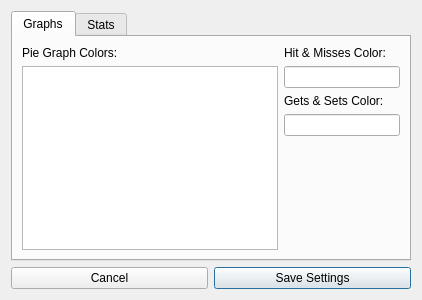
<ui version="4.0" >
 <class>PrefWindow</class>
 <widget class="QDialog" name="PrefWindow" >
  <property name="geometry" >
   <rect>
    <x>0</x>
    <y>0</y>
    <width>422</width>
    <height>300</height>
   </rect>
  </property>
  <property name="windowTitle" >
   <string>Preferences</string>
  </property>
  <layout class="QVBoxLayout" name="verticalLayout" >
   <item>
    <widget class="QTabWidget" name="tbMain" >
     <property name="currentIndex" >
      <number>0</number>
     </property>
     <widget class="QWidget" name="GraphTab" >
      <attribute name="title" >
       <string>Graphs</string>
      </attribute>
      <layout class="QHBoxLayout" name="horizontalLayout" >
       <item>
        <layout class="QVBoxLayout" name="verticalLayout_2" >
         <item>
          <widget class="QLabel" name="lblPieGraphColors" >
           <property name="text" >
            <string>Pie Graph Colors:</string>
           </property>
          </widget>
         </item>
         <item>
          <widget class="QTextEdit" name="txtPieColors" >
           <property name="html" >
            <string>&lt;!DOCTYPE HTML PUBLIC "-//W3C//DTD HTML 4.0//EN" "http://www.w3.org/TR/REC-html40/strict.dtd">
&lt;html>&lt;head>&lt;meta name="qrichtext" content="1" />&lt;style type="text/css">
p, li { white-space: pre-wrap; }
&lt;/style>&lt;/head>&lt;body style=" font-family:'Sans Serif'; font-size:9pt; font-weight:400; font-style:normal;">
&lt;p style="-qt-paragraph-type:empty; margin-top:0px; margin-bottom:0px; margin-left:0px; margin-right:0px; -qt-block-indent:0; text-indent:0px;">&lt;/p>&lt;/body>&lt;/html></string>
           </property>
          </widget>
         </item>
        </layout>
       </item>
       <item>
        <layout class="QVBoxLayout" name="verticalLayout_3" >
         <item>
          <widget class="QLabel" name="lblHitMissesColor" >
           <property name="text" >
            <string>Hit &amp; Misses Color:</string>
           </property>
          </widget>
         </item>
         <item>
          <widget class="QLineEdit" name="txtHitMissesColor" >
           <property name="minimumSize" >
            <size>
             <width>100</width>
             <height>0</height>
            </size>
           </property>
          </widget>
         </item>
         <item>
          <widget class="QLabel" name="lblGetsSetsColor" >
           <property name="text" >
            <string>Gets &amp; Sets Color:</string>
           </property>
          </widget>
         </item>
         <item>
          <widget class="QLineEdit" name="txtGetsSetsColor" >
           <property name="minimumSize" >
            <size>
             <width>100</width>
             <height>0</height>
            </size>
           </property>
          </widget>
         </item>
         <item>
          <spacer name="verticalSpacer" >
           <property name="orientation" >
            <enum>Qt::Vertical</enum>
           </property>
           <property name="sizeHint" stdset="0" >
            <size>
             <width>20</width>
             <height>40</height>
            </size>
           </property>
          </spacer>
         </item>
        </layout>
       </item>
      </layout>
     </widget>
     <widget class="QWidget" name="StatsTB" >
      <attribute name="title" >
       <string>Stats</string>
      </attribute>
      <layout class="QVBoxLayout" name="verticalLayout_4" >
       <item>
        <layout class="QGridLayout" name="gridLayout" >
         <item row="0" column="0" >
          <widget class="QLabel" name="lblRefreshLiveInterval" >
           <property name="text" >
            <string>Refresh Live Stats Interval:</string>
           </property>
          </widget>
         </item>
         <item row="0" column="1" >
          <widget class="QLineEdit" name="txtRefreshLiveStats" />
         </item>
         <item row="1" column="1" >
          <widget class="QCheckBox" name="cbAutoRefresh" >
           <property name="text" >
            <string>Auto Refresh on Tab Focus</string>
           </property>
          </widget>
         </item>
        </layout>
       </item>
       <item>
        <spacer name="verticalSpacer_2" >
         <property name="orientation" >
          <enum>Qt::Vertical</enum>
         </property>
         <property name="sizeHint" stdset="0" >
          <size>
           <width>20</width>
           <height>40</height>
          </size>
         </property>
        </spacer>
       </item>
      </layout>
     </widget>
    </widget>
   </item>
   <item>
    <layout class="QHBoxLayout" name="horizontalLayout_2" >
     <item>
      <widget class="QPushButton" name="btnCancel" >
       <property name="text" >
        <string>Cancel</string>
       </property>
      </widget>
     </item>
     <item>
      <widget class="QPushButton" name="btnSave" >
       <property name="text" >
        <string>Save Settings</string>
       </property>
       <property name="default" >
        <bool>true</bool>
       </property>
      </widget>
     </item>
    </layout>
   </item>
  </layout>
 </widget>
 <resources/>
 <connections>
  <connection>
   <sender>btnCancel</sender>
   <signal>clicked()</signal>
   <receiver>PrefWindow</receiver>
   <slot>close()</slot>
   <hints>
    <hint type="sourcelabel" >
     <x>108</x>
     <y>275</y>
    </hint>
    <hint type="destinationlabel" >
     <x>210</x>
     <y>149</y>
    </hint>
   </hints>
  </connection>
 </connections>
</ui>
